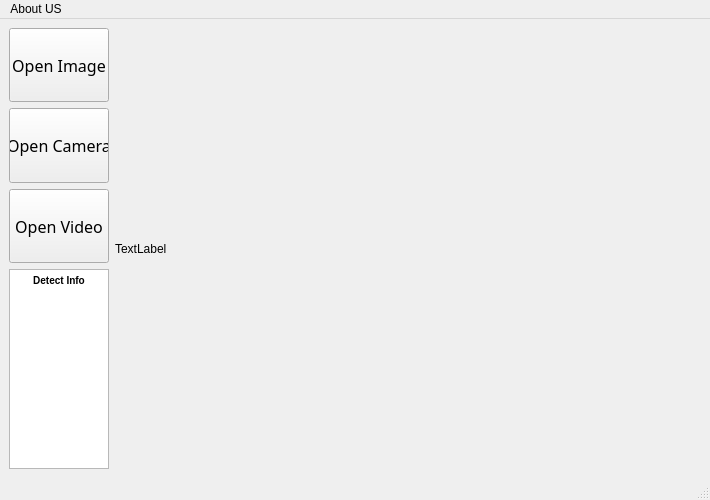
<?xml version="1.0" encoding="UTF-8"?>
<ui version="4.0">
 <class>MainWindow</class>
 <widget class="QMainWindow" name="MainWindow">
  <property name="geometry">
   <rect>
    <x>0</x>
    <y>0</y>
    <width>710</width>
    <height>500</height>
   </rect>
  </property>
  <property name="windowTitle">
   <string>Objects Detection using YOLOV5 and PyQT5</string>
  </property>
  <widget class="QWidget" name="centralwidget">
   <layout class="QGridLayout" name="gridLayout_2">
    <item row="0" column="0">
     <layout class="QGridLayout" name="gridLayout">
      <item row="0" column="0">
       <layout class="QVBoxLayout" name="verticalLayout">
        <item>
         <widget class="QPushButton" name="pushButton_Image">
          <property name="sizePolicy">
           <sizepolicy hsizetype="Minimum" vsizetype="MinimumExpanding">
            <horstretch>0</horstretch>
            <verstretch>0</verstretch>
           </sizepolicy>
          </property>
          <property name="minimumSize">
           <size>
            <width>100</width>
            <height>60</height>
           </size>
          </property>
          <property name="maximumSize">
           <size>
            <width>100</width>
            <height>1000</height>
           </size>
          </property>
          <property name="font">
           <font>
            <family>Agency FB</family>
            <pointsize>12</pointsize>
           </font>
          </property>
          <property name="text">
           <string>Open Image</string>
          </property>
         </widget>
        </item>
        <item>
         <widget class="QPushButton" name="pushButton_Camera">
          <property name="sizePolicy">
           <sizepolicy hsizetype="Minimum" vsizetype="Expanding">
            <horstretch>0</horstretch>
            <verstretch>0</verstretch>
           </sizepolicy>
          </property>
          <property name="minimumSize">
           <size>
            <width>100</width>
            <height>60</height>
           </size>
          </property>
          <property name="maximumSize">
           <size>
            <width>100</width>
            <height>1000</height>
           </size>
          </property>
          <property name="font">
           <font>
            <family>Agency FB</family>
            <pointsize>12</pointsize>
           </font>
          </property>
          <property name="text">
           <string>Open Camera</string>
          </property>
         </widget>
        </item>
        <item>
         <widget class="QPushButton" name="pushButton_Video">
          <property name="sizePolicy">
           <sizepolicy hsizetype="Minimum" vsizetype="Expanding">
            <horstretch>0</horstretch>
            <verstretch>0</verstretch>
           </sizepolicy>
          </property>
          <property name="minimumSize">
           <size>
            <width>100</width>
            <height>60</height>
           </size>
          </property>
          <property name="maximumSize">
           <size>
            <width>100</width>
            <height>1000</height>
           </size>
          </property>
          <property name="font">
           <font>
            <family>Agency FB</family>
            <pointsize>12</pointsize>
           </font>
          </property>
          <property name="text">
           <string>Open Video</string>
          </property>
         </widget>
        </item>
        <item>
         <widget class="QTextBrowser" name="textBrowser">
          <property name="minimumSize">
           <size>
            <width>100</width>
            <height>200</height>
           </size>
          </property>
          <property name="maximumSize">
           <size>
            <width>100</width>
            <height>1000</height>
           </size>
          </property>
          <property name="html">
           <string>&lt;!DOCTYPE HTML PUBLIC &quot;-//W3C//DTD HTML 4.0//EN&quot; &quot;http://www.w3.org/TR/REC-html40/strict.dtd&quot;&gt;
&lt;html&gt;&lt;head&gt;&lt;meta name=&quot;qrichtext&quot; content=&quot;1&quot; /&gt;&lt;style type=&quot;text/css&quot;&gt;
p, li { white-space: pre-wrap; }
&lt;/style&gt;&lt;/head&gt;&lt;body style=&quot; font-family:'MS Shell Dlg 2'; font-size:7.8pt; font-weight:400; font-style:normal;&quot;&gt;
&lt;p align=&quot;center&quot; style=&quot; margin-top:0px; margin-bottom:0px; margin-left:0px; margin-right:0px; -qt-block-indent:0; text-indent:0px;&quot;&gt;&lt;span style=&quot; font-weight:600;&quot;&gt;Detect Info&lt;/span&gt;&lt;/p&gt;&lt;/body&gt;&lt;/html&gt;</string>
          </property>
         </widget>
        </item>
       </layout>
      </item>
      <item row="0" column="1">
       <widget class="QLabel" name="label">
        <property name="text">
         <string>TextLabel</string>
        </property>
       </widget>
      </item>
     </layout>
    </item>
   </layout>
  </widget>
  <widget class="QMenuBar" name="menubar">
   <property name="geometry">
    <rect>
     <x>0</x>
     <y>0</y>
     <width>710</width>
     <height>26</height>
    </rect>
   </property>
   <widget class="QMenu" name="menuAbout_US">
    <property name="title">
     <string>About US</string>
    </property>
    <addaction name="actionAbout_QT"/>
    <addaction name="actionAuthor"/>
    <addaction name="actionExit"/>
   </widget>
   <addaction name="menuAbout_US"/>
  </widget>
  <widget class="QStatusBar" name="statusbar"/>
  <action name="actionAbout_QT">
   <property name="text">
    <string>About QT</string>
   </property>
  </action>
  <action name="actionAuthor">
   <property name="text">
    <string>Author</string>
   </property>
  </action>
  <action name="actionExit">
   <property name="text">
    <string>Exit</string>
   </property>
  </action>
 </widget>
 <resources/>
 <connections/>
</ui>
